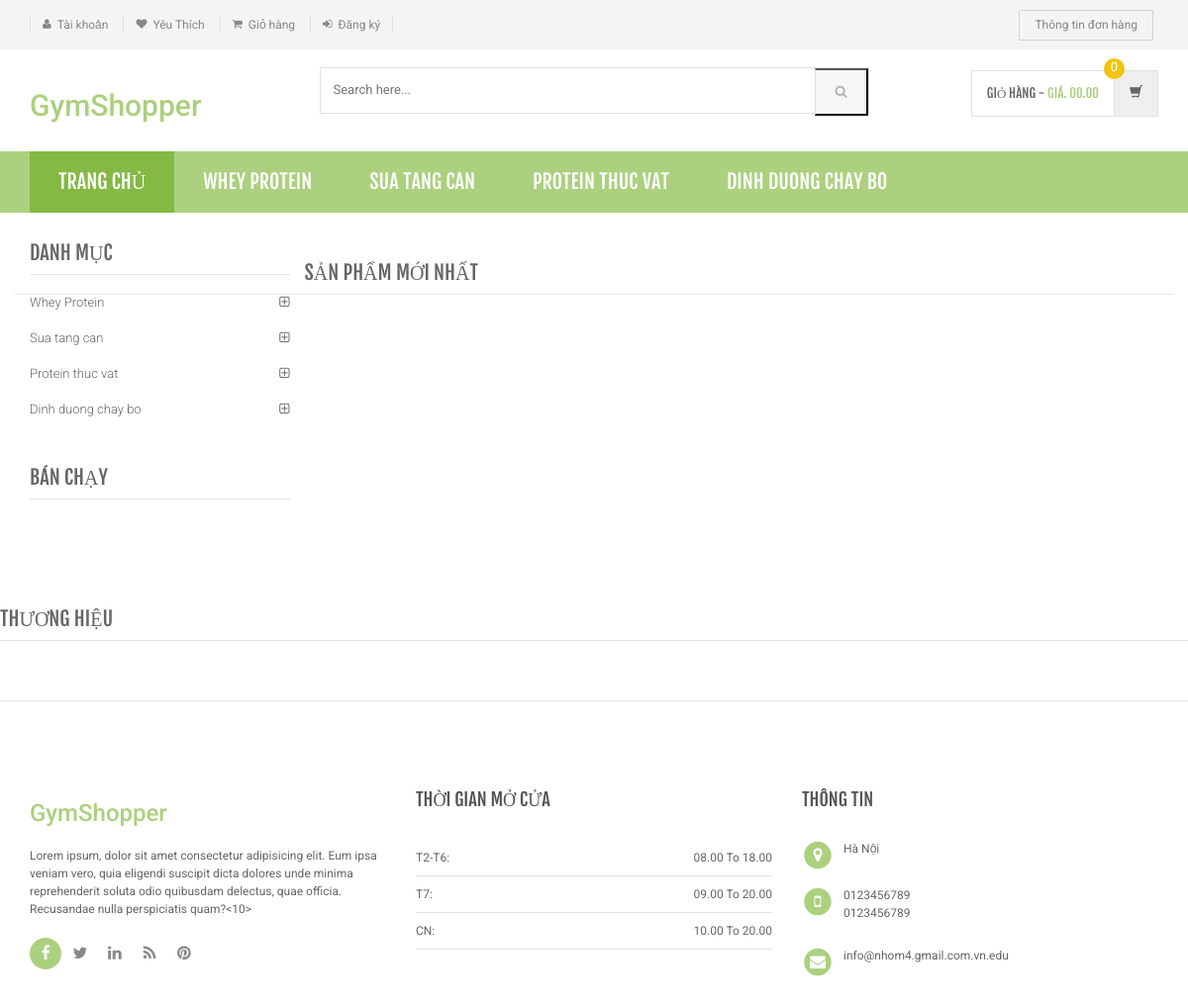
Page /shopping/product-details.php on the committed database.
### tables this page shows
CREATE TABLE `category` (
  `id` int(11) NOT NULL,
  `categoryName` varchar(255) DEFAULT NULL,
  `categoryDescription` longtext DEFAULT NULL,
  `creationDate` timestamp NOT NULL DEFAULT current_timestamp(),
  `updationDate` varchar(255) DEFAULT NULL
);

### shopping/product-details.php (the view, shortened to what this page needs)
<?php
include('includes/config.php');
?>
<!DOCTYPE html>
<html lang="en">
	<head>
	    <link rel="stylesheet" href="assets/css/bootstrap.min.css">
	    <link rel="stylesheet" href="assets/css/main.css">
	    <link rel="stylesheet" href="assets/css/green.css">
	    <link rel="stylesheet" href="assets/css/owl.carousel.css">
		<link rel="stylesheet" href="assets/css/owl.transitions.css">
		<link href="assets/css/lightbox.css" rel="stylesheet">
		<link rel="stylesheet" href="assets/css/animate.min.css">
		<link rel="stylesheet" href="assets/css/rateit.css">
		<link rel="stylesheet" href="assets/css/bootstrap-select.min.css">
		<link rel="stylesheet" href="assets/css/config.css">
		<link href="assets/css/green.css" rel="alternate stylesheet" title="Green color">
		<link href="assets/css/blue.css" rel="alternate stylesheet" title="Blue color">
		<link href="assets/css/red.css" rel="alternate stylesheet" title="Red color">
		<link href="assets/css/orange.css" rel="alternate stylesheet" title="Orange color">
		<link href="assets/css/dark-green.css" rel="alternate stylesheet" title="Darkgreen color">
		<link rel="stylesheet" href="assets/css/font-awesome.min.css">
	</head>
    <body class="cnt-home">
<header class="header-style-1">
<?php include('includes/top-header.php');?>
<?php include('includes/main-header.php');?>
<?php include('includes/menu-bar.php');?>
</header>
<div class="body-content outer-top-xs">
	<div class='container'>
		<div class='row single-product outer-bottom-sm '>
			<div class='col-md-3 sidebar'>
				<div class="sidebar-module-container">
<div class="sidebar-widget outer-bottom-xs wow fadeInUp">
	<h3 class="section-title">Danh Mục</h3>
	<div class="sidebar-widget-body m-t-10">
		<div class="accordion">
		            <?php $sql=mysqli_query($con,"select id,categoryName  from category");
while($row=mysqli_fetch_array($sql))
{
    ?>
	    	<div class="accordion-group">
	            <div class="accordion-heading">
	                <a href="category.php?cid=<?php echo $row['id'];?>"  class="accordion-toggle collapsed">
	                   <?php echo $row['categoryName'];?>
	                </a>
	            </div>
	        </div>
	        <?php } ?>
	    </div>
	</div>
</div>
<div class="sidebar-widget hot-deals wow fadeInUp">
	<h3 class="section-title">Bán chạy</h3>
</div>
				</div>
			</div>
<section class="section featured-product wow fadeInUp">
	<h3 class="section-title">Sản phẩm mới nhất </h3>
</section>
			</div>
		</div>
<?php include('includes/brands-slider.php');?>
</div>
<?php include('includes/footer.php');?>
</body>
</html>

### shopping/includes/menu-bar.php (shortened to what this page needs)
<div class="header-nav animate-dropdown">
    <div class="container">
        <div class="yamm navbar navbar-default" role="navigation">
            <div class="nav-bg-class">
                <div class="navbar-collapse collapse" id="mc-horizontal-menu-collapse">
	<div class="nav-outer">
		<ul class="nav navbar-nav">
			<li class="active dropdown yamm-fw">
				<a href="index.php" data-hover="dropdown" class="dropdown-toggle">Trang Chủ</a>
			</li>
              <?php $sql=mysqli_query($con,"select id,categoryName  from category limit 6");
while($row=mysqli_fetch_array($sql))
{
    ?>
			<li class="dropdown yamm">
				<a href="category.php?cid=<?php echo $row['id'];?>"> <?php echo $row['categoryName'];?></a>
			</li>
			<?php } ?>
		</ul>
		<div class="clearfix"></div>
	</div>
</div>
            </div>
        </div>
    </div>
</div>

### shopping/assets/css/green.css (style rules this page uses)
a { color: #abd07e; }
.header-style-1 .header-nav { background: #abd07e; }
.cnt-home .header-style-1 .header-nav .navbar .navbar-nav > li.active { background: #84b943; }
.sidebar .sidebar-module-container .sidebar-widget .sidebar-widget-body .accordion .accordion-group .accordion-heading .accordion-toggle, .sidebar .sidebar-module-container .sidebar-widget .sidebar-widget-body .accordion .accordion-group .accordion-heading .accordion-toggle:hover, .sidebar .sidebar-module-container .sidebar-widget .sidebar-widget-body .accordion .accordion-group .accordion-heading .accordion-toggle:focus, .sidebar .sidebar-module-container .sidebar-widget .sidebar-widget-body .accordion .accordion-group .accordion-heading .accordion-toggle:after { color: #abd07e; }

### shopping/assets/css/lightbox.css (style rules this page uses)
body:after { content: url(../images/close.png) url(../images/loading.gif) url(../images/prev.png) url(../images/next.png); display: none; }

### shopping/assets/css/blue.css (style rules this page uses)
a { color: #3498db; }
.header-style-1 .header-nav { background: #3498db; }
.cnt-home .header-style-1 .header-nav .navbar .navbar-nav > li.active { background: #1d6ca1; }
.sidebar .sidebar-module-container .sidebar-widget .sidebar-widget-body .accordion .accordion-group .accordion-heading .accordion-toggle, .sidebar .sidebar-module-container .sidebar-widget .sidebar-widget-body .accordion .accordion-group .accordion-heading .accordion-toggle:hover, .sidebar .sidebar-module-container .sidebar-widget .sidebar-widget-body .accordion .accordion-group .accordion-heading .accordion-toggle:focus, .sidebar .sidebar-module-container .sidebar-widget .sidebar-widget-body .accordion .accordion-group .accordion-heading .accordion-toggle:after { color: #3498db; }

### shopping/assets/css/red.css (style rules this page uses)
a { color: #ff6c6c; }
.header-style-1 .header-nav { background: #ff6c6c; }
.cnt-home .header-style-1 .header-nav .navbar .navbar-nav > li.active { background: #ff1a1a; }
.sidebar .sidebar-module-container .sidebar-widget .sidebar-widget-body .accordion .accordion-group .accordion-heading .accordion-toggle, .sidebar .sidebar-module-container .sidebar-widget .sidebar-widget-body .accordion .accordion-group .accordion-heading .accordion-toggle:hover, .sidebar .sidebar-module-container .sidebar-widget .sidebar-widget-body .accordion .accordion-group .accordion-heading .accordion-toggle:focus, .sidebar .sidebar-module-container .sidebar-widget .sidebar-widget-body .accordion .accordion-group .accordion-heading .accordion-toggle:after { color: #ff6c6c; }

### shopping/assets/css/orange.css (style rules this page uses)
a { color: #f39c12; }
.header-style-1 .header-nav { background: #f39c12; }
.cnt-home .header-style-1 .header-nav .navbar .navbar-nav > li.active { background: #ab6c09; }
.sidebar .sidebar-module-container .sidebar-widget .sidebar-widget-body .accordion .accordion-group .accordion-heading .accordion-toggle, .sidebar .sidebar-module-container .sidebar-widget .sidebar-widget-body .accordion .accordion-group .accordion-heading .accordion-toggle:hover, .sidebar .sidebar-module-container .sidebar-widget .sidebar-widget-body .accordion .accordion-group .accordion-heading .accordion-toggle:focus, .sidebar .sidebar-module-container .sidebar-widget .sidebar-widget-body .accordion .accordion-group .accordion-heading .accordion-toggle:after { color: #f39c12; }

### shopping/assets/css/dark-green.css (style rules this page uses)
a { color: #12cca7; }
.header-style-1 .header-nav { background: #12cca7; }
.cnt-home .header-style-1 .header-nav .navbar .navbar-nav > li.active { background: #0b816a; }
.sidebar .sidebar-module-container .sidebar-widget .sidebar-widget-body .accordion .accordion-group .accordion-heading .accordion-toggle, .sidebar .sidebar-module-container .sidebar-widget .sidebar-widget-body .accordion .accordion-group .accordion-heading .accordion-toggle:hover, .sidebar .sidebar-module-container .sidebar-widget .sidebar-widget-body .accordion .accordion-group .accordion-heading .accordion-toggle:focus, .sidebar .sidebar-module-container .sidebar-widget .sidebar-widget-body .accordion .accordion-group .accordion-heading .accordion-toggle:after { color: #12cca7; }

### rows in the picture
category: categoryName "WHEY PROTEIN", categoryName "Whey Protein"
category: categoryName "SUA TANG CAN", categoryName "Sua tang can"
category: categoryName "PROTEIN THUC VAT", categoryName "Protein thuc vat"
category: categoryName "DINH DUONG CHAY BO", categoryName "Dinh duong chay bo"
